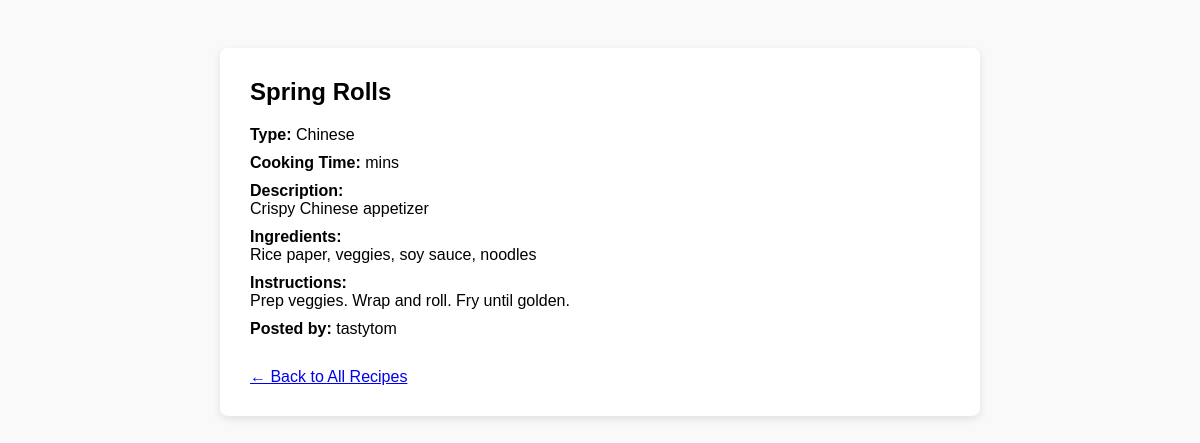
Screenshot of /view_recipe.php?rid=4 with the database file from the repository.
### tables this page shows
CREATE TABLE `recipes` (
  `rid` int(11) NOT NULL,
  `name` varchar(50) NOT NULL,
  `description` varchar(300) DEFAULT NULL,
  `type` enum('French','Italian','Chinese','Indian','Mexican','Others') NOT NULL,
  `Cookingtime` int(4) ,
  `ingredients` varchar(1000) ,
  `instructions` varchar(1000) ,
  `image` varchar(200),
  `uid` int(11) UNSIGNED NOT NULL
);

CREATE TABLE `users` (
  `uid` int(11) UNSIGNED NOT NULL,
  `username` varchar(255) NOT NULL,
  `password` varchar(255) NOT NULL,
  `email` varchar(255) NOT NULL
);

### view_recipe.php (the view, shortened to what this page needs)
<?php
include 'db.php';
$rid = $_GET['rid'] ?? null;
$stmt = $conn->prepare("SELECT r.*, u.username FROM recipes r JOIN users u ON r.uid = u.uid WHERE r.rid = ?");
$stmt->bind_param("i", $rid);
$stmt->execute();
$result = $stmt->get_result();
$recipe = $result->fetch_assoc();
?>
<!DOCTYPE html>
<html>
<head>
</head>
<body>
    <div class="container">
        <h2><?php echo htmlspecialchars($recipe['name']); ?></h2>
        <p><strong>Type:</strong> <?php echo htmlspecialchars($recipe['type']); ?></p>
        <p><strong>Cooking Time:</strong> <?php echo $recipe['cookingtime']; ?> mins</p>
        <p><strong>Description:</strong><br><?php echo nl2br(htmlspecialchars($recipe['description'])); ?></p>
        <p><strong>Ingredients:</strong><br><?php echo nl2br(htmlspecialchars($recipe['ingredients'])); ?></p>
        <p><strong>Instructions:</strong><br><?php echo nl2br(htmlspecialchars($recipe['instructions'])); ?></p>
        <p><strong>Posted by:</strong> <?php echo htmlspecialchars($recipe['username']); ?></p>
        <a class="back" href="index.php">← Back to All Recipes</a>
    </div>
</body>
</html>

### view_recipe.php (style rules this page uses)
body { font-family: Arial; padding: 40px; background: #f9f9f9; }
.container { background: white; padding: 30px; border-radius: 8px; max-width: 700px; margin: auto; box-shadow: 0 3px 8px rgba(0,0,0,0.1); }
h2 { margin-top: 0; }
p { margin: 10px 0; }
.back { margin-top: 20px; display: inline-block; }

### rows the page displays
recipes: name "Spring Rolls", type "Chinese", description "Crispy Chinese appetizer", ingredients "Rice paper, veggies, soy sauce, noodles", instructions "Prep veggies. Wrap and roll. Fry until golden.", uid.username "tastytom"
